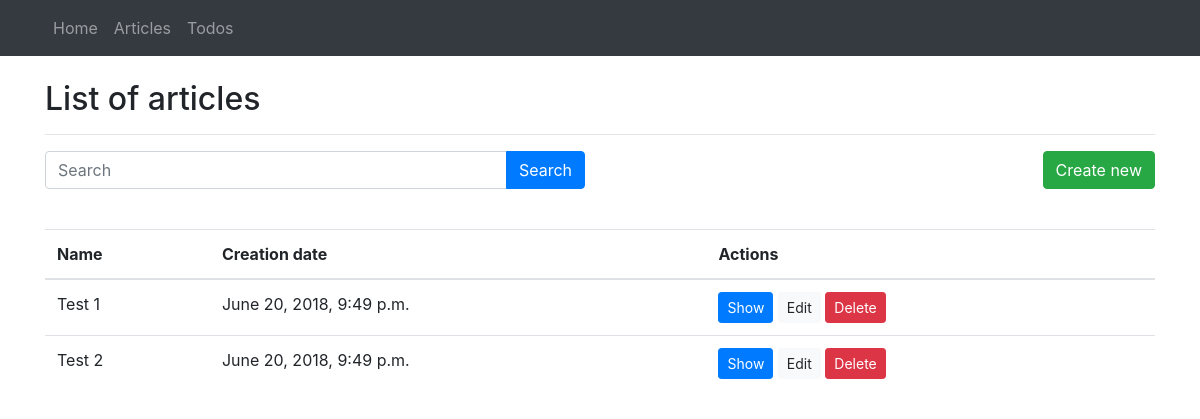
The app's page /article/ with its own data.
### app/models.py (models this page shows, shortened)
class Article(models.Model):
    id = models.BigAutoField(primary_key=True)
    name = models.CharField(max_length=50)
    content = models.TextField()
    create_date = models.DateTimeField(default=timezone.now())

### app/views/article_views.py (the view)
# urls.py: path('article/', article_views.article_list, name='article-list'),
@require_GET
def article_list(request):
    articles = Article.objects.all()
    return render(request, 'article/list.html', {'articles':articles})

### app/templates/article/list.html (shortened to what this page needs)
{% extends "base.html" %}
{% block content %}
  <br>
  <div class="container">
    <div>
      <h2>List of articles</h2>
      <hr>
      <div class="row">
        <div class="col-md-6">
          <form action="{% url 'article-search' %}" method="post">
            <div class="input-group mb-3">
              <input class="form-control" placeholder="Search" name="search"/>
              <div class="input-group-append">
                <button class="btn btn-primary" type="submit">Search</button>
              </div>
            </div>
          </form>
        </div>
        <div class="col-md-6">
          <a href="{% url 'article-create' %}" class="btn btn-success float-right">Create new</a>
        </div>
      </div>
      <br>
    </div>
    <table class="table">
      <thead>
        <tr>
          <th>Name</th>
          <th>Creation date</th>
          <th>Actions</th>
        </tr>
      </thead>
      <tbody>
        {% for a in articles %}
          <tr>
            <td>{{a.name}}</td>
            <td>{{a.create_date}}</td>
            <td>
              <a href="{% url 'article-show' a.id %}" class="btn btn-primary btn-sm">Show</a>
              <a href="{% url 'article-edit' a.id %}" class="btn btn-light btn-sm">Edit</a>
              <button data-toggle="modal" data-target="#deleteArticleModal{{a.id}}" class="btn btn-danger btn-sm">Delete</button>
            </td>
          </tr>
        {% endfor %}
      </tbody>
    </table>
  </div>
{% endblock content %}

### records on screen
Article: name "Test 1", create_date "June 20, 2018, 9:49 p.m."
Article: name "Test 2", create_date "June 20, 2018, 9:49 p.m."
